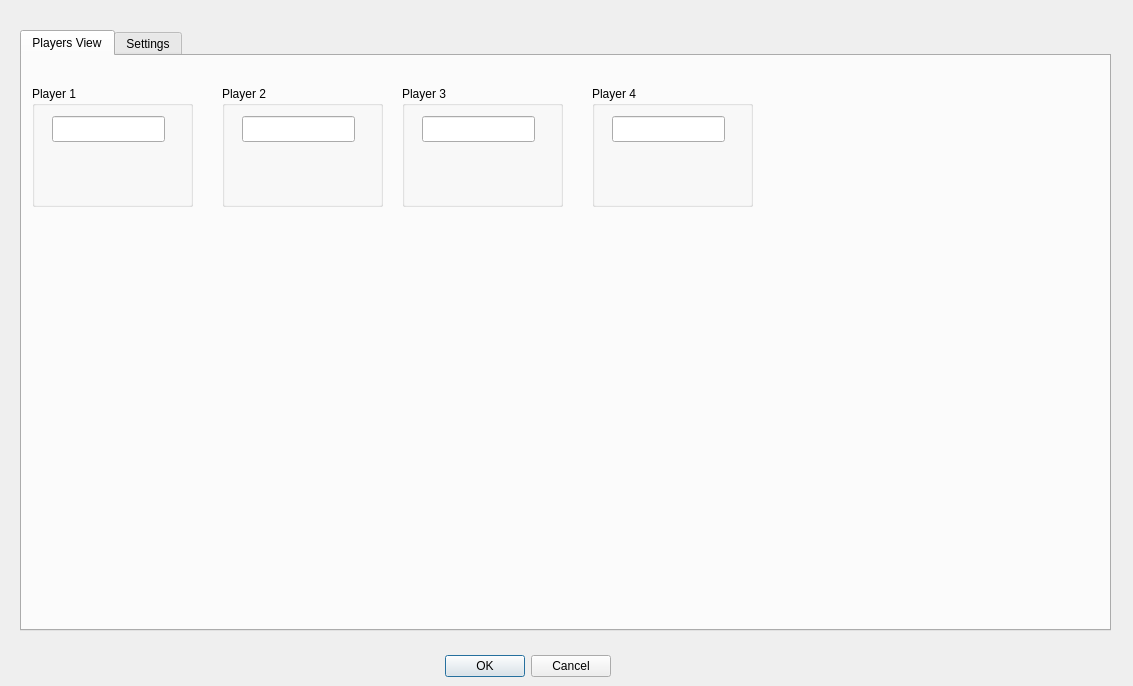
<?xml version="1.0" encoding="UTF-8"?>
<ui version="4.0">
 <class>Dialog</class>
 <widget class="QDialog" name="Dialog">
  <property name="geometry">
   <rect>
    <x>0</x>
    <y>0</y>
    <width>1133</width>
    <height>686</height>
   </rect>
  </property>
  <property name="windowTitle">
   <string>Dialog</string>
  </property>
  <widget class="QDialogButtonBox" name="buttonBox">
   <property name="geometry">
    <rect>
     <x>270</x>
     <y>650</y>
     <width>341</width>
     <height>32</height>
    </rect>
   </property>
   <property name="orientation">
    <enum>Qt::Orientation::Horizontal</enum>
   </property>
   <property name="standardButtons">
    <set>QDialogButtonBox::StandardButton::Cancel|QDialogButtonBox::StandardButton::Ok</set>
   </property>
  </widget>
  <widget class="QTabWidget" name="main_tabWidget">
   <property name="geometry">
    <rect>
     <x>20</x>
     <y>30</y>
     <width>1091</width>
     <height>601</height>
    </rect>
   </property>
   <property name="currentIndex">
    <number>0</number>
   </property>
   <widget class="QWidget" name="tab">
    <attribute name="title">
     <string>Players View</string>
    </attribute>
    <widget class="QGroupBox" name="player2_groupBox">
     <property name="geometry">
      <rect>
       <x>200</x>
       <y>30</y>
       <width>161</width>
       <height>121</height>
      </rect>
     </property>
     <property name="title">
      <string>Player 2</string>
     </property>
     <widget class="QLineEdit" name="p2_lineEdit">
      <property name="geometry">
       <rect>
        <x>20</x>
        <y>30</y>
        <width>113</width>
        <height>26</height>
       </rect>
      </property>
     </widget>
    </widget>
    <widget class="QGroupBox" name="player1_groupBox">
     <property name="geometry">
      <rect>
       <x>10</x>
       <y>30</y>
       <width>161</width>
       <height>121</height>
      </rect>
     </property>
     <property name="title">
      <string>Player 1</string>
     </property>
     <widget class="QLineEdit" name="p1_lineEdit">
      <property name="geometry">
       <rect>
        <x>20</x>
        <y>30</y>
        <width>113</width>
        <height>26</height>
       </rect>
      </property>
     </widget>
    </widget>
    <widget class="QGroupBox" name="player3_groupBox">
     <property name="geometry">
      <rect>
       <x>380</x>
       <y>30</y>
       <width>161</width>
       <height>121</height>
      </rect>
     </property>
     <property name="title">
      <string>Player 3</string>
     </property>
     <widget class="QLineEdit" name="p3_lineEdit">
      <property name="geometry">
       <rect>
        <x>20</x>
        <y>30</y>
        <width>113</width>
        <height>26</height>
       </rect>
      </property>
     </widget>
    </widget>
    <widget class="QGroupBox" name="player4_groupBox">
     <property name="geometry">
      <rect>
       <x>570</x>
       <y>30</y>
       <width>161</width>
       <height>121</height>
      </rect>
     </property>
     <property name="title">
      <string>Player 4</string>
     </property>
     <widget class="QLineEdit" name="p4_lineEdit">
      <property name="geometry">
       <rect>
        <x>20</x>
        <y>30</y>
        <width>113</width>
        <height>26</height>
       </rect>
      </property>
     </widget>
    </widget>
   </widget>
   <widget class="QWidget" name="tab_2">
    <attribute name="title">
     <string>Settings</string>
    </attribute>
   </widget>
  </widget>
 </widget>
 <resources/>
 <connections>
  <connection>
   <sender>buttonBox</sender>
   <signal>accepted()</signal>
   <receiver>Dialog</receiver>
   <slot>accept()</slot>
   <hints>
    <hint type="sourcelabel">
     <x>248</x>
     <y>254</y>
    </hint>
    <hint type="destinationlabel">
     <x>157</x>
     <y>274</y>
    </hint>
   </hints>
  </connection>
  <connection>
   <sender>buttonBox</sender>
   <signal>rejected()</signal>
   <receiver>Dialog</receiver>
   <slot>reject()</slot>
   <hints>
    <hint type="sourcelabel">
     <x>316</x>
     <y>260</y>
    </hint>
    <hint type="destinationlabel">
     <x>286</x>
     <y>274</y>
    </hint>
   </hints>
  </connection>
 </connections>
</ui>
